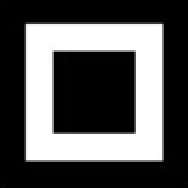
//> input picture CornerDetect/sample0.png, 188 x 188 px
$ ./Corner sample0.png   (built with g++ and OpenCV 4)
//> lines starting //> are read from the running program, lines starting //| are printed output that depends on the picture; after the words box and inside, x2 and y2 are one past the last pixel; in counts of white or black regions, pixels touching at a corner belong together
/***********************************
 *Author:Ken李国锵
 *Date: 2019/1/22
 *Abstarct: Examples of using function cornerHarris()
 *
 *Reference:[Opencv] http://doc.opencv.org/3.1.0/d4/d7d/tutorial_harris_detector.html
 ***********************************/
#include<iostream>
#include<stdio.h>
#include<opencv2/opencv.hpp>

using namespace std;
using namespace cv;

//Global var
Mat src, gray;
int thresh = 200;
int maxt = 255;

/* Function Header*/
void cornerHarris_demo(int ,void*);


int main(int argc, char* argv[])
{
		src = imread(argv[1], 1);
//> src is the input picture: 188 rows x 188 cols, CV_8UC3; min 0, max 255, mean 87.4

		if(src.empty())
		{
				cerr << "NO IMAGE LOADED" << endl;
				return -1;
		}

		medianBlur(src, src, 3);
//> src: 188 rows x 188 cols, CV_8UC3; 2.59% of pixels changed, all inside (x1, y1, x2, y2) = (1, 1, 187, 187)
		cvtColor(src, gray, CV_BGR2GRAY);

		namedWindow("Source image", CV_WINDOW_AUTOSIZE);
		createTrackbar("Threshold:", "Source image", &thresh, maxt, cornerHarris_demo);

		imshow("Source image", src);
		cornerHarris_demo(0,0);

		waitKey(0);
		return 0;
}

void cornerHarris_demo(int, void*)
{
		Mat dst, norm, scaled;
		dst = Mat::zeros(src.size(), CV_32FC1);

		int blocksize = 2;
		int aperturesize = 3;
		double k = 0.04;

		cornerHarris(gray, dst, blocksize, aperturesize, k, BORDER_DEFAULT);
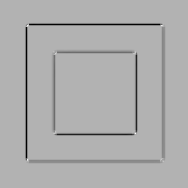
//> dst: 188 rows x 188 cols, CV_32FC1; min -0.0113, max 0.00486, mean -0.000304; drawn with min black and max white

		normalize(dst, norm, 0, 255, NORM_MINMAX, CV_32FC1, Mat());
		convertScaleAbs(norm, scaled);

		for(int j=0; j<norm.rows; j++)
		{
				for(int i=0; i<norm.cols; i++)
				{
						if((int) norm.at<float>(j,i) > thresh)
						{
								circle(scaled, Point(i,j), 5, Scalar(0), 2, 8, 0);
						}
				}
		}
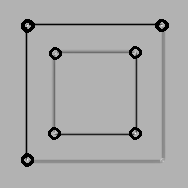
//> scaled: 188 rows x 188 cols, CV_8UC1; min 0, max 255, mean 170
		namedWindow("Corners detected", WINDOW_NORMAL);
		imshow("Corners detected", scaled);

		return;
}
